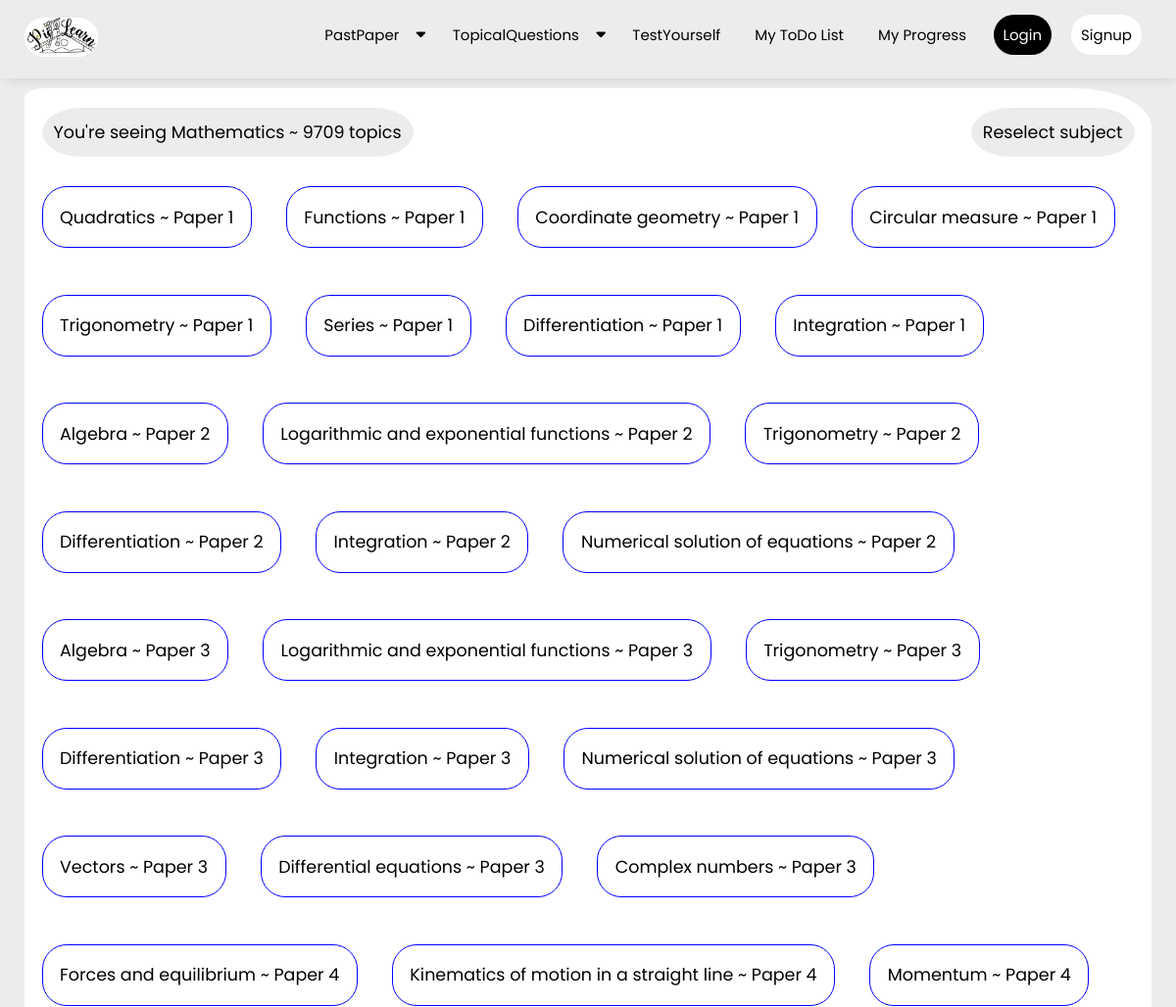
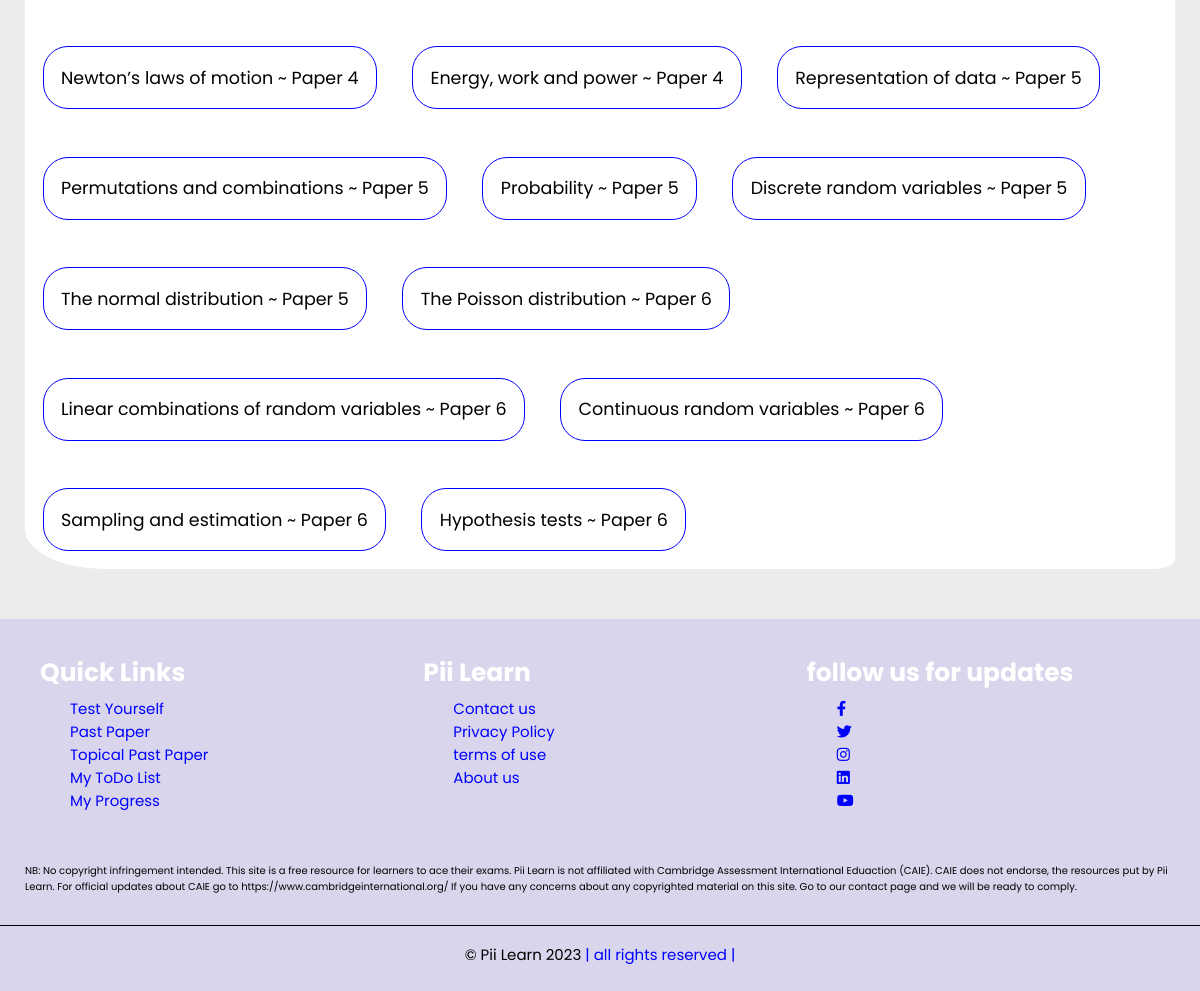
The page /topicalpastpaper/Cambridge As and A levels/Mathematics ~ 9709 on the database its author committed (2 pictures, top to bottom).
### examsolution/models.py (models this page shows, shortened)
class website_pics(models.Model):
    website_logo = models.ImageField(null=True,upload_to='WesbitePics')

class Subject(models.Model):
    exam_board_key = models.ForeignKey(ExamBoard, on_delete=models.CASCADE)
    subject = models.CharField(max_length=200)
    class Meta:
        ordering = ['subject']

class BoardSubTopic(models.Model):
    subject_key = models.ForeignKey(Subject, on_delete=models.CASCADE, null='False')
    paper_num_key = models.ForeignKey(Paper, on_delete=models.CASCADE, null='False')
    topic = models.CharField(max_length=200)

class Paper(models.Model):
    paper_num = models.IntegerField()
    def __str__(self):
        return str(self.paper_num)

### examsolution/views.py (the view)
# urls.py: path('topicalpastpaper/<exam_board>/<subject_selected>', views.topics_topical_past_paper, name='topics_topical_past_paper'),
def topics_topical_past_paper(request,exam_board,subject_selected):
    website_logo = website_pics.objects.get(id=1)
    topic_paper_list = BoardSubTopic.objects.filter(subject_key__subject=subject_selected)
    context = {
        'subject_selected':subject_selected,
        'topic_paper_list':topic_paper_list,
        'exam_board' : exam_board,
        'website_logo':website_logo,
    }
    return render(request,"examsolution/topics_topical_past_paper.html",context)

### examsolution/templates/examsolution/topics_topical_past_paper.html (shortened to what this page needs)
{% extends 'examsolution/base.html' %}
{% load static %}
{% block content %}
<section class="topics">
{% if topic_paper_list %}
    <div class="panel_heading">
        <p>You're seeing {{subject_selected}} topics</p>
        <a href="{% url 'examsolution:subject_topical_past_paper' exam_board %}">Reselect subject</a>
    </div>
    {% for topic in topic_paper_list %}
        <a class="topic" href="{% url 'examsolution:view_topical_past_paper' exam_board subject_selected topic.id %}">{{topic.topic}} ~ Paper {{topic.paper_num_key}}</a>
    {% endfor %}
{% else %}
    <div class="panel_heading">
        <p>{{subject_selected}} topical questions <strong>Coming Soon!</strong></p>
        <a href="{% url 'examsolution:subject_topical_past_paper' exam_board %}">Reselect subject</a>
    </div>
{% endif %}
</section>
{% endblock content %}

### examsolution/templates/examsolution/base.html (shortened to what this page needs)
<!DOCTYPE html>
{% load static %}
<html lang="en">
<head>
    <link rel="stylesheet" href="https://cdnjs.cloudflare.com/ajax/libs/font-awesome/6.3.0/css/all.min.css" />
    <link rel="stylesheet" href="{% static 'examsolution/css/style.css' %}">
    <link rel="stylesheet" href="https://cdn.jsdelivr.net/npm/swiper@9/swiper-bundle.min.css"/>
</head>
<body>
    <section class="header" style="webkik-box-shadow: 2px 2px 13px -4px rgba(0,0,0,0.21);
    box-shadow: 2px 2px 13px -4px rgba(0,0,0,0.21);">
        <nav class="menu_bar">
            <a class="logo" href=" {% url 'examsolution:home' %} "><img src="{% static website_logo.website_logo %}"  alt="" style="max-height:40px" id="website_logo"></a>
            <ul class="nav-menu">
                <li><a href=" {% url 'examsolution:past_papers' %}">PastPaper  <i class="fas fa-caret-down" id="drop-4"></i></a>
                </li>
                <li><a href=" {% url 'examsolution:topical_past_paper' %}">TopicalQuestions  <i class="fas fa-caret-down" id="drop-2"></i></a>
                </li>
                <li><a href=" {% url 'examsolution:test_yourself' %} ">TestYourself {% comment %}<i class="fas fa-caret-down" id="drop-3"></i>{% endcomment %}</a>
                </li>
                <li><a href=" {% url 'examsolution:my_to_do_list' %} ">My ToDo List</a></li>
                <li><a href="{% url 'examsolution:my_progress' %}">My Progress</a></li>
                {% if request.user.is_authenticated %}
                    <li style="margin-bottom:1rem;"><a id="base_logout_link" href=" {% url 'examsolution:logout' %} ">Logout</a></li>
                {% else %}
                    <li style="margin-bottom:1rem;"><a id="base_login_link" href=" {% url 'examsolution:login' %} ">Login</a></li>
                    <li style="margin-bottom:1rem;"><a id="base_sign_up_link" href=" {% url 'examsolution:register' %} ">Signup</a></li>
                {% endif %}
            </ul>
        </nav>
    </section>
    {% block content %}{% endblock content %}
    <section class="footer">
        <div class="box-container">
            <div class="box">
                <h3>Quick Links</h3>
                <a href="{% url 'examsolution:test_yourself' %}">Test Yourself</a>
                <br>
                <a href="{% url 'examsolution:past_papers' %}">Past Paper</a>
                <br>
                <a href="{% url 'examsolution:topical_past_paper' %}">Topical Past Paper</a>
                <br>
                <a href=" {% url 'examsolution:my_to_do_list' %} ">My ToDo List</a>
                <br>
                <a href="{% url 'examsolution:my_progress' %}">My Progress</a>
                <br>
                <br>
            </div>
            <div class="box">
                <h3>Pii Learn</h3>
                <a href="{% url 'examsolution:contact_us' %}">Contact us</a>
                <br>
                <a href="{% url 'examsolution:privacy' %}">Privacy Policy</a>
                <br>
                <a href="{% url 'examsolution:terms_of_use' %}">terms of use</a>
                <br>
                <a href="{% url 'examsolution:about_us' %}">About us</a>
            </div>
            <div class="box">
                <h3>follow us for updates</h3>
                <a href="#"><i class="fab fa-facebook-f"></i></a>
                <br>
                <a href="#"><i class="fab fa-twitter"></i></a>
                <br>
                <a href="#"><i class="fab fa-instagram"></i></a>
                <br>
                <a href="#"><i class="fab fa-linkedin"></i></a>
                <br>
                <a href="#"><i class="fab fa-youtube"></i></a>
            </div>
        </div>
        <div class="disclaimer">
            <p>
                NB: No copyright infringement intended. This site is a free resource for learners
                to ace their exams. Pii Learn is not affiliated with Cambridge Assessment International Eduaction (CAIE).
                CAIE does not endorse, the resources put by Pii Learn. For official updates about CAIE go to https://www.cambridgeinternational.org/
                If you have any concerns about any copyrighted material on this site. Go to our contact page
                and we will be ready to comply.
            </p>
        </div>
        <div class="copy_right"> &copy Pii Learn 2023 <span>| all rights reserved |</span></div>
    </section>
</body>
</html>

### examsolution/static/examsolution/css/style.css (style rules this page uses)
:root { --main-color: #ececec; --black: #222; --white: #fff; --light--black: #777; --dark-bg: #eee; --border: .1rem solid var(--black); --box-shadow: 0 .5rem 1rem rgba(20, 16, 20, 1); --text-shadow: 0 1.5rem 3rem rgba(0,0,0,.3); }
* { font-family: 'Poppins', sans-serif; margin: 0; padding: 0; box-sizing: border-box; outline: none; border: none; text-decoration: none; text-transform: none; }
html { font-size: 62.5%; overflow-x: hidden; background-color: var(--main-color); }
.header { top: 0; left: 0; right: 0; z-index: 1000; position:fixed; }
.menu_bar { background-color: var(--main-color); height: 80px; width: 100%; display: flex; align-items: center; justify-content: space-between; padding: 0 2.5rem; }
.menu_bar a img#website_logo { border-radius: 2rem; }
.menu_bar ul { list-style: none; display: flex; }
.menu_bar ul li { padding: 10px 10px; position: relative; }
.menu_bar ul li a { color: black; text-decoration: none; font-size: 1.5rem; background-color: white hidden; padding: .75rem; border-radius: 2.5rem hidden; transition: all 0.6s; }
.fas { float: right; margin-left: 10px; padding-top: 3px; }
#base_logout_link,#base_login_link { background-color: black !important; border-radius: 2.5rem !important; color: white !important; padding: 1rem !important; }
#base_sign_up_link { background-color: white !important; border-radius: 2.5rem !important; padding: 1rem !important; }
.exam_boards, .subjects, .topics,.no_question_answer { overflow: auto; margin-top: 9rem; margin-bottom: 5rem; margin-left: 2.5rem; margin-right: 2.5rem; border-radius: 2rem 8rem 2rem 8rem / 1rem 4rem 1rem 4rem; -moz-border-radius:2rem 8rem 2rem 8rem / 1rem 4rem 1rem 4rem; -webkit-border-radius:2rem 8rem 2rem 8rem / 1rem 4rem 1rem 4rem; background-color: var(--white); padding-bottom: auto; }
.subjects .subject, .topics .topic { color: black; background-color: white; font-size: 1.75rem; border: solid blue 1px; margin: 1.75rem; margin-top: 3rem; padding: 1.75rem; border-radius: 2.5rem; float: left; }
.topics .panel_heading,.subjects .panel_heading,.no_question_answer .panel_heading { display: flex; justify-content: space-between; align-items: center; position: relative; z-index:10; margin-top: 2rem; }
.subjects .panel_heading p,.subjects .panel_heading a,.topics .panel_heading p, .topics .panel_heading a,.no_question_answer .panel_heading a,.no_question_answer .panel_heading p { border-top-right-radius: 8rem 5rem; border-bottom-right-radius: 8rem 5rem; border-bottom-left-radius: 8rem 5rem; border-top-left-radius: 8rem 5rem; padding: 1.2rem; font-size: 1.75rem; color: black; background-color: var(--main-color); margin-left: 1.75rem; margin-right: 1.75rem; }
.footer { background-size: cover; background-position: center; background-color: rgba(93, 63, 228, 0.133); }
.footer .box-container { margin-bottom: 2.5rem; margin-left: 2.5rem; margin-right: 2.5rem; display:grid; grid-template-columns: repeat(auto-fit,minmax(25rem,1fr)); }
.footer .box-container .box { margin-top: 2.5rem; margin-left: 0.5rem; padding: 1rem; }
.footer .box-container .box h3 { color: var(--white); font-size: 2.5rem; padding-bottom: 0.5rem; }
.footer .box-container .box a { color: blue; font-size: 1.5rem; padding-bottom: 1rem; }
.footer .box-container .box a { color: blue; margin-left: 3rem; }
.footer .disclaimer { margin-left: 2.5rem; margin-right: 2.5rem; }
.footer .disclaimer p { font-size: 1rem; text-transform: none; }
.footer .copy_right { text-align: center; padding-top: 1.75rem; margin-top: 3rem; padding-bottom: 2.5rem; border-top: .1rem solid black; font-size: 1.5rem; color: black; }
.footer .copy_right span { color: blue; }

### rows shown on the page
website_pics: website_logo (picture)
Subject: subject "Mathematics ~ 9709"
BoardSubTopic: topic "Quadratics", paper_num_key "1"
BoardSubTopic: topic "Functions", paper_num_key "1"
BoardSubTopic: topic "Coordinate geometry", paper_num_key "1"
BoardSubTopic: topic "Circular measure", paper_num_key "1"
BoardSubTopic: topic "Trigonometry", paper_num_key "1"
BoardSubTopic: topic "Series", paper_num_key "1"
BoardSubTopic: topic "Differentiation", paper_num_key "1"
BoardSubTopic: topic "Integration", paper_num_key "1"
BoardSubTopic: topic "Algebra", paper_num_key "2"
BoardSubTopic: topic "Logarithmic and exponential functions", paper_num_key "2"
BoardSubTopic: topic "Trigonometry", paper_num_key "2"
BoardSubTopic: topic "Differentiation", paper_num_key "2"
BoardSubTopic: topic "Integration", paper_num_key "2"
BoardSubTopic: topic "Numerical solution of equations", paper_num_key "2"
BoardSubTopic: topic "Algebra", paper_num_key "3"
BoardSubTopic: topic "Logarithmic and exponential functions", paper_num_key "3"
BoardSubTopic: topic "Trigonometry", paper_num_key "3"
BoardSubTopic: topic "Differentiation", paper_num_key "3"
BoardSubTopic: topic "Integration", paper_num_key "3"
BoardSubTopic: topic "Numerical solution of equations", paper_num_key "3"
BoardSubTopic: topic "Vectors", paper_num_key "3"
BoardSubTopic: topic "Differential equations", paper_num_key "3"
BoardSubTopic: topic "Complex numbers", paper_num_key "3"
BoardSubTopic: topic "Forces and equilibrium", paper_num_key "4"
BoardSubTopic: topic "Kinematics of motion in a straight line", paper_num_key "4"
BoardSubTopic: topic "Momentum", paper_num_key "4"
BoardSubTopic: topic "Newton’s laws of motion", paper_num_key "4"
BoardSubTopic: topic "Energy, work and power", paper_num_key "4"
BoardSubTopic: topic "Representation of data", paper_num_key "5"
BoardSubTopic: topic "Permutations and combinations", paper_num_key "5"
BoardSubTopic: topic "Probability", paper_num_key "5"
BoardSubTopic: topic "Discrete random variables", paper_num_key "5"
BoardSubTopic: topic "The normal distribution", paper_num_key "5"
BoardSubTopic: topic "The Poisson distribution", paper_num_key "6"
BoardSubTopic: topic "Linear combinations of random variables", paper_num_key "6"
BoardSubTopic: topic "Continuous random variables", paper_num_key "6"
BoardSubTopic: topic "Sampling and estimation", paper_num_key "6"
BoardSubTopic: topic "Hypothesis tests", paper_num_key "6"
